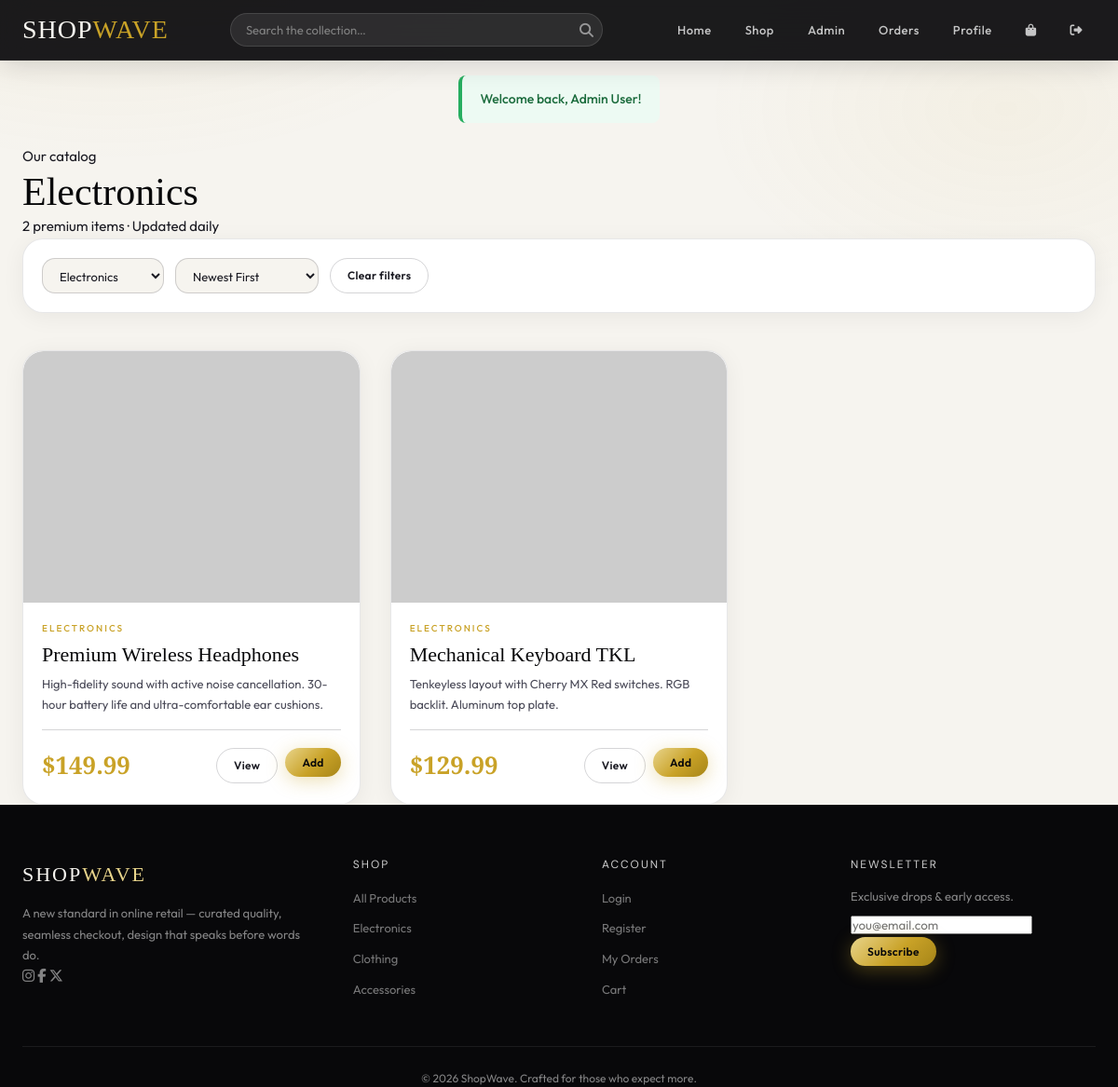
The page /index.php?category=Electronics (signed in) on the database its author committed.
### tables this page shows
CREATE TABLE IF NOT EXISTS products (
    id INT AUTO_INCREMENT PRIMARY KEY,
    name VARCHAR(200) NOT NULL,
    description TEXT,
    price DECIMAL(10,2) NOT NULL,
    stock INT DEFAULT 0,
    category VARCHAR(100),
    image VARCHAR(255) DEFAULT 'default.jpg',
    created_at TIMESTAMP DEFAULT CURRENT_TIMESTAMP
);

### includes/unsplash.php (called while the page is built, shortened)
<?php
function getLocalProductImageUrl(array $product) {
    $localFile = $product['image'] ?? '';
    $localPath = __DIR__ . '/../images/products/' . basename($localFile);
    return getRemoteFallbackImageUrl($product['name'], $product['category']);
}
function getRemoteFallbackImageUrl($productName, $category) {
    $seed = substr(md5(strtolower(trim($productName)) . '|' . strtolower(trim($category))), 0, 10);
    return "https://picsum.photos/seed/{$seed}/600/600";
}

### index.php (the view, shortened to what this page needs)
<?php
require_once 'includes/db.php';
require_once 'includes/unsplash.php';
$search   = trim($_GET['search']   ?? '');
$category = trim($_GET['category'] ?? '');
$sort     = trim($_GET['sort']     ?? 'newest');
$params = [];
$sql = 'SELECT * FROM products WHERE 1=1';
if ($category !== '') {
    $sql .= ' AND category = ?';
    $params[] = $category;
}
$sql .= match ($sort) {
    'price_asc'  => ' ORDER BY price ASC',
    'price_desc' => ' ORDER BY price DESC',
    'name'       => ' ORDER BY name ASC',
    default      => ' ORDER BY created_at DESC',
};
$stmt = $pdo->prepare($sql);
$stmt->execute($params);
$products = $stmt->fetchAll();
$cats = $pdo->query(
    'SELECT DISTINCT category FROM products WHERE category IS NOT NULL AND category != "" ORDER BY category'
)->fetchAll();
function render_product_card(array $product, bool $premium = false): void
{
    $cardClass = $premium ? 'product-card product-card-premium' : 'product-card';
    $imgUrl = getLocalProductImageUrl($product);
    ?>
    <article class="<?= $cardClass ?>">
        <a href="<?= BASE_URL ?>/product.php?id=<?= $product['id'] ?>" class="product-img">
            <img src="<?= htmlspecialchars($imgUrl) ?>" alt="<?= htmlspecialchars($product['name']) ?>" loading="lazy">
        </a>
        <div class="product-body">
            <p class="product-category"><?= htmlspecialchars($product['category'] ?? '') ?></p>
            <h3 class="product-name">
                <a href="<?= BASE_URL ?>/product.php?id=<?= $product['id'] ?>"><?= htmlspecialchars($product['name']) ?></a>
            </h3>
            <?php if (!$premium): ?>
                <p class="product-desc"><?= htmlspecialchars($product['description']) ?></p>
            <?php endif; ?>
            <div class="product-footer">
                <span class="product-price">$<?= number_format($product['price'], 2) ?></span>
                <div class="product-quick-add" style="display:flex;gap:8px;">
                    <a href="<?= BASE_URL ?>/product.php?id=<?= $product['id'] ?>" class="btn btn-outline btn-sm">View</a>
                    <?php if ((int) $product['stock'] > 0): ?>
                        <form action="<?= BASE_URL ?>/cart_action.php" method="POST">
                            <button type="submit" class="btn btn-primary btn-sm">Add</button>
                        </form>
                    <?php endif; ?>
                </div>
            </div>
        </div>
    </article>
    <?php
}
?>
<?php include 'includes/header.php'; ?>
<section class="catalog-section" id="products">
    <div class="container">
        <div class="section-head-center">
            <span class="section-label">Our catalog</span>
            <h2 class="section-title">
                <?php if ($search): ?>
                    Results for “<?= htmlspecialchars($search) ?>”
                <?php elseif ($category): ?>
                    <?= htmlspecialchars($category) ?>
                <?php else: ?>
                    All Products
                <?php endif; ?>
            </h2>
            <p><?= count($products) ?> premium items · Updated daily</p>
        </div>
        <form class="filter-bar" method="GET" action="<?= BASE_URL ?>/index.php">
            <select name="category" onchange="this.form.submit()">
                <?php foreach ($cats as $cat): ?>
                    <option value="<?= htmlspecialchars($cat['category']) ?>"
                        <?= $category === $cat['category'] ? 'selected' : '' ?>>
                        <?= htmlspecialchars($cat['category']) ?>
                    </option>
                <?php endforeach; ?>
            </select>
            <select name="sort" onchange="this.form.submit()">
                <option value="newest" <?= $sort === 'newest' ? 'selected' : '' ?>>Newest First</option>
            </select>
            <?php if ($search || $category): ?>
                <a href="<?= BASE_URL ?>/index.php" class="btn btn-outline btn-sm">Clear filters</a>
            <?php endif; ?>
        </form>
        <?php if (empty($products)): ?>
            <div class="empty-state">
                <div class="icon">🔍</div>
                <h3>No products found</h3>
                <p>Try a different search term or category.</p>
                <a href="<?= BASE_URL ?>/index.php" class="btn btn-primary">Browse All</a>
            </div>
        <?php else: ?>
            <div class="product-grid">
                <?php foreach ($products as $product): ?>
                    <?php render_product_card($product, false); ?>
                <?php endforeach; ?>
            </div>
        <?php endif; ?>
    </div>
</section>
<?php
include 'includes/footer.php';
?>

### css/style.css (style rules this page uses)
:root { --black: #0a0a0a; --white: #fafaf8; --cream: #f4f1eb; --charcoal: #2a2a2a; --mid: #6b6b6b; --light: #d8d4cb; --accent: #c8a96e; --accent-d: #a8843e; --danger: #c0392b; --success: #27ae60; --radius: 4px; --shadow: 0 2px 20px rgba(0,0,0,0.08); --shadow-h: 0 8px 40px rgba(0,0,0,0.15); --trans: all 0.25s ease; }
*, *::before, *::after { box-sizing: border-box; margin: 0; padding: 0; }
html { scroll-behavior: smooth; }
body { font-family: 'DM Sans', sans-serif; background: var(--white); color: var(--charcoal); font-size: 15px; line-height: 1.65; }
a { color: inherit; text-decoration: none; transition: var(--trans); }
img { max-width: 100%; display: block; }
input, textarea, select, button { font-family: inherit; }
h1, h2, h3, h4 { font-family: 'Cormorant Garamond', serif; font-weight: 400; line-height: 1.2; }
.container { max-width: 1200px; margin: 0 auto; padding: 0 24px; }
.btn { display: inline-flex; align-items: center; gap: 8px; padding: 12px 28px; border-radius: var(--radius); font-size: 13px; font-weight: 500; letter-spacing: 0.5px; border: none; cursor: pointer; transition: var(--trans); text-decoration: none; }
.btn-primary { background: var(--accent); color: var(--black); }
.btn-outline { background: transparent; border: 1px solid var(--light); color: var(--charcoal); }
.btn-sm { padding: 8px 18px; font-size: 12px; }
.section-title { font-size: 42px; color: var(--black); }
.product-grid { display: grid; grid-template-columns: repeat(auto-fill, minmax(270px, 1fr)); gap: 32px; }
.product-card { background: var(--white); border: 1px solid var(--light); border-radius: var(--radius); overflow: hidden; transition: var(--trans); display: flex; flex-direction: column; }
.product-img { aspect-ratio: 4/3; background: var(--cream); display: flex; align-items: center; justify-content: center; overflow: hidden; position: relative; }
.product-img img { width: 100%; height: 100%; object-fit: cover; transition: transform 0.4s ease; }
.product-body { padding: 20px; flex: 1; display: flex; flex-direction: column; }
.product-category { font-size: 10px; letter-spacing: 2px; text-transform: uppercase; color: var(--accent); margin-bottom: 6px; font-weight: 500; }
.product-name { font-family: 'Cormorant Garamond', serif; font-size: 22px; color: var(--black); margin-bottom: 8px; flex: 1; }
.product-name a { color: inherit; }
.product-desc { font-size: 13px; color: var(--mid); margin-bottom: 16px; display: -webkit-box; -webkit-line-clamp: 2; -webkit-box-orient: vertical; overflow: hidden; }
.product-footer { display: flex; align-items: center; justify-content: space-between; padding-top: 16px; border-top: 1px solid var(--light); }
.product-price { font-family: 'Cormorant Garamond', serif; font-size: 26px; font-weight: 600; color: var(--black); }
.filter-bar { display: flex; gap: 12px; align-items: center; flex-wrap: wrap; margin-bottom: 40px; padding: 20px; background: var(--cream); border-radius: 8px; border: 1px solid var(--light); }
.filter-bar select { padding: 9px 14px; border: 1px solid var(--light); border-radius: var(--radius); background: var(--white); color: var(--charcoal); font-size: 13px; font-family: inherit; cursor: pointer; }

### rows shown on the page
products: category "ELECTRONICS", name "Premium Wireless Headphones", description "High-fidelity sound with active noise cancellation. 30-hour battery life and ultra-comfortable ear cushions.", price "149.99"
products: category "ELECTRONICS", name "Mechanical Keyboard TKL", description "Tenkeyless layout with Cherry MX Red switches. RGB backlit. Aluminum top plate.", price "129.99"

### other values the page prints
$flash['message'] "Welcome back, Admin User!"
$category "Electronics"
count($products) "2"
form field category "Electronics"
